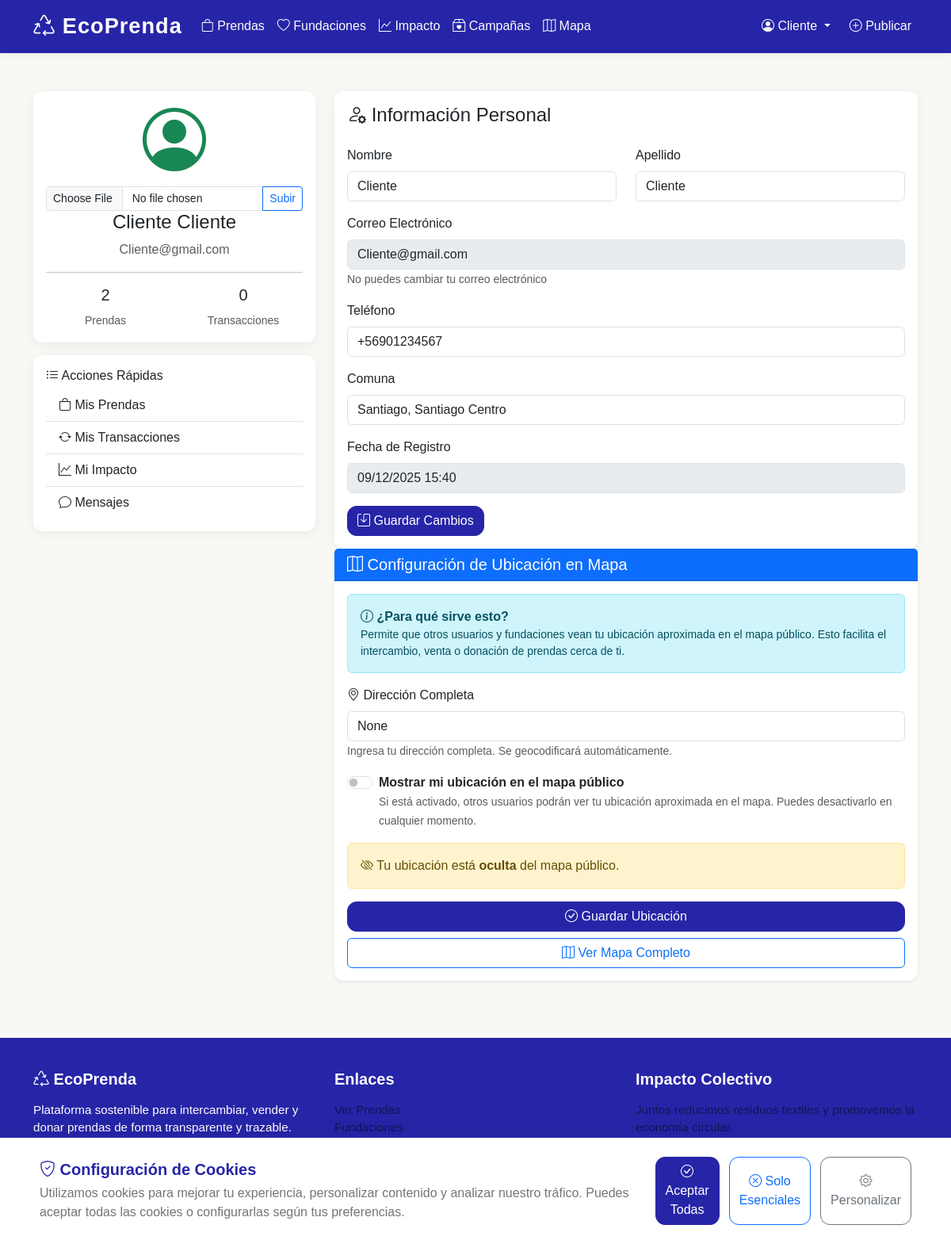
Page /perfil/ (signed in) on the earlier database version.
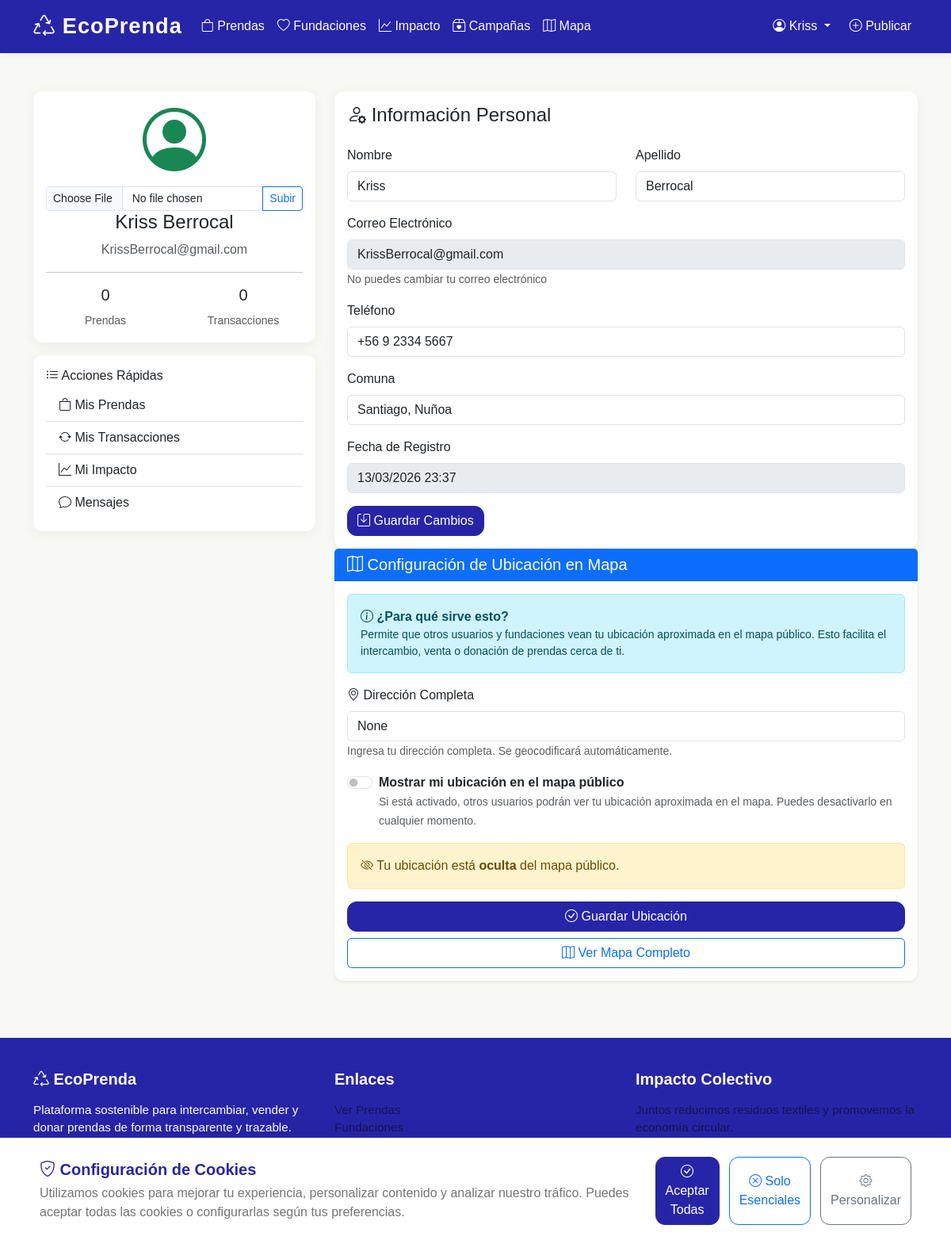
Same page on the later database version.
### App/models.py (models this page shows, shortened)
class Usuario(models.Model):
    id_usuario = models.AutoField(primary_key=True)
    nombre = models.CharField(max_length=100)
    apellido = models.CharField(max_length=100, blank=True, null=True)
    correo = models.EmailField(unique=True, max_length=120)  # Cambié a EmailField para validación automática.
    contrasena = models.CharField(max_length=100)
    telefono = models.CharField(max_length=20, blank=True, null=True)
    comuna = models.CharField(max_length=100, blank=True, null=True)
    fecha_registro = models.DateTimeField(default=timezone.now, blank=True, null=True)
    ROL_CHOICES = [
        ('CLIENTE', 'Cliente'),
        ('REPRESENTANTE_FUNDACION', 'Representante de Fundación'),
        ('MODERADOR', 'Moderador'),
        ('ADMINISTRADOR', 'Administrador'),
    ]
    rol = models.CharField(
        max_length=30,
        choices=ROL_CHOICES,
        default='CLIENTE',
        help_text='Rol del usuario en el sistema'
    )
    fundacion_asignada = models.ForeignKey(
        'Fundacion',
        on_delete=models.SET_NULL,  # Cambié de DO_NOTHING a SET_NULL para evitar huérfanos.
        null=True,
        blank=True,
        related_name='representantes',
        help_text='Fundación a la que representa (solo para representantes)'
    )
    imagen_usuario = models.ImageField(
        upload_to='usuarios/', blank=True, null=True, max_length=200,
        help_text='Imagen de perfil del usuario'
    )
    es_staff = models.BooleanField(default=False, help_text='Puede acceder al panel de administración')
    direccion = models.CharField(
        max_length=255,
        blank=True,
        null=True,
        help_text='Dirección completa del usuario'
    )
    lat = models.FloatField(
        blank=True,
        null=True,
        help_text='Latitud para ubicación en mapa'
    )
    lng = models.FloatField(
        blank=True,
        null=True,
        help_text='Longitud para ubicación en mapa'
    )
    mostrar_en_mapa = models.BooleanField(
        default=False,
        help_text='¿Permitir que mi ubicación sea visible en el mapa público?'
    )
    class Meta:
        db_table = 'usuario'
        indexes = [
            models.Index(fields=['rol']),  # Índice para consultas por rol.
            models.Index(fields=['correo']),  # Para búsquedas por email.
        ]

### App/views/auth.py (the view)
# urls.py: path('perfil/', views.perfil_usuario, name='perfil'),
@login_required_custom
def perfil_usuario(request):
    usuario = get_usuario_actual(request)
    if not usuario:
        return redirect('login')
    if request.method == 'POST':
        form = PerfilForm(request.POST, request.FILES, instance=usuario)
        if form.is_valid():
            if 'imagen_usuario' in request.FILES:
                imagen = request.FILES['imagen_usuario']
                es_valida, mensaje_error = validar_imagen(imagen)
                if not es_valida:
                    messages.error(request, mensaje_error or 'Imagen inválida. Solo JPG/PNG, máximo 5MB.')
                    return render(request, 'auth/perfil.html', {'usuario': usuario, 'form': form})
            try:
                form.save()
                messages.success(request, 'Perfil actualizado correctamente.')
                return redirect('perfil')
            except Exception as e:
                logger.error(f"Error actualizando perfil para usuario {usuario.id_usuario}: {e}")
                messages.error(request, 'Error interno. Intenta nuevamente.')
        else:
            for error in form.errors.values():
                messages.error(request, error)
    else:
        form = PerfilForm(instance=usuario)
    total_prendas = Prenda.objects.filter(user=usuario).count()  # Cambiado: 'user' en lugar de 'id_usuario'
    transacciones_realizadas = Transaccion.objects.filter(
        Q(user_origen=usuario) | Q(user_destino=usuario)  # Cambiado: 'user_origen' y 'user_destino'
    ).count()
    impactos = ImpactoAmbiental.objects.select_related('prenda').filter(prenda__user=usuario)  # Cambiado: 'prenda__user'
    impacto_personal = impactos.aggregate(
        total_carbono=Sum('carbono_evitar_kg'),
        total_energia=Sum('energia_ahorrada_kwh')
    )
    context = {
        'usuario': usuario,
        'total_prendas': total_prendas,
        'transacciones_realizadas': transacciones_realizadas,
        'impacto_personal': impacto_personal,
        'form': form,
    }
    return render(request, 'auth/perfil.html', context)

### App/forms.py
class PerfilForm(forms.ModelForm):
    class Meta:
        model = Usuario
        fields = ['nombre', 'apellido', 'telefono', 'comuna', 'imagen_usuario']

### App/views/auth.py (called while the page is built)
def get_usuario_actual(request):
    id_usuario = request.session.get('id_usuario')
    if id_usuario:
        try:
            return Usuario.objects.get(id_usuario=id_usuario)
        except Usuario.DoesNotExist:
            return None
    return None

### templates/auth/perfil.html (shortened to what the changed rows need)
{% extends 'base.html' %}
{% block content %}
<section class="py-5">
    <div class="container">
        <div class="row">
            <div class="col-md-4 mb-4">
                <div class="card">
                    <div class="card-body text-center">
                        {% if usuario.imagen_usuario %}
                        <img id="profile-photo" src="{{ usuario.imagen_usuario.url }}" alt="Foto de perfil" class="img-fluid rounded-circle mb-3" style="max-width: 150px;">
                        {% else %}
                        <i class="bi bi-person-circle display-1 text-success mb-3"></i>
                        {% endif %}
                        <form action="{% url 'actualizar_foto_perfil' %}" method="post" enctype="multipart/form-data" class="mt-2">
                            <div class="input-group input-group-sm justify-content-center">
                            </div>
                        </form>
                        <h4>{{ usuario.nombre }} {{ usuario.apellido }}</h4>
                        <p class="text-muted">{{ usuario.correo }}</p>
                        <hr>
                        <div class="row text-center">
                            <div class="col-6">
                                <h5>{{ total_prendas }}</h5>
                                <small class="text-muted">Prendas</small>
                            </div>
                            <div class="col-6">
                            </div>
                        </div>
                    </div>
                </div>
            </div>
            <div class="col-md-8">
                <div class="card">
                    <div class="card-body">
                        <form method="post" action="{% url 'perfil' %}" enctype="multipart/form-data">
                            <div class="row">
                                <div class="col-md-6 mb-3">
                                    <label for="nombre" class="form-label">Nombre</label>
                                    <input type="text" class="form-control" id="nombre" name="nombre"
                                           value="{{ usuario.nombre }}" required>
                                </div>
                                <div class="col-md-6 mb-3">
                                    <label for="apellido" class="form-label">Apellido</label>
                                    <input type="text" class="form-control" id="apellido" name="apellido"
                                           value="{{ usuario.apellido }}">
                                </div>
                            </div>
                            <div class="mb-3">
                                <label for="correo" class="form-label">Correo Electrónico</label>
                                <input type="email" class="form-control" id="correo"
                                       value="{{ usuario.correo }}" disabled>
                                <small class="text-muted">No puedes cambiar tu correo electrónico</small>
                            </div>
                            <div class="mb-3">
                                <label for="telefono" class="form-label">Teléfono</label>
                                <input type="tel" class="form-control" id="telefono" name="telefono"
                                       value="{{ usuario.telefono }}">
                            </div>
                            <div class="mb-3">
                                <label for="comuna" class="form-label">Comuna</label>
                                <input type="text" class="form-control" id="comuna" name="comuna"
                                       value="{{ usuario.comuna }}">
                            </div>
                            <div class="mb-3">
                                <label class="form-label">Fecha de Registro</label>
                                <input type="text" class="form-control"
                                       value="{{ usuario.fecha_registro|date:'d/m/Y H:i' }}" disabled>
                            </div>
                        </form>
                    </div>
                </div>
                <div class="card shadow-sm mb-4">
                    <div class="card-body">
                        <form method="POST" action="{% url 'actualizar_ubicacion_usuario' %}">
                            <div class="mb-3">
                                <label for="direccion" class="form-label">
                                    <i class="bi bi-geo-alt"></i> Dirección Completa
                                </label>
                                <input
                                    type="text"
                                    class="form-control"
                                    id="direccion"
                                    name="direccion"
                                    value="{{ usuario.direccion }}"
                                    placeholder="Ej: Av. Providencia 1234, Santiago, Chile"
                                    required
                                >
                                <small class="text-muted">
                                    Ingresa tu dirección completa. Se geocodificará automáticamente.
                                </small>
                            </div>
                            <div class="form-check form-switch mb-3">
                                <input
                                    class="form-check-input"
                                    type="checkbox"
                                    id="mostrar_en_mapa"
                                    name="mostrar_en_mapa"
                                >
                                <label class="form-check-label" for="mostrar_en_mapa">
                                    <strong>Mostrar mi ubicación en el mapa público</strong>
                                    <br>
                                    <small class="text-muted">
                                    </small>
                                </label>
                            </div>
                        </form>
                    </div>
                </div>
            </div>
        </div>
    </div>
</section>
{% endblock %}

### templates/base.html (shortened to what this page needs)
<!DOCTYPE html>
<html lang="es">
<head>
    {% load static %}
    <link href="https://cdn.jsdelivr.net/npm/bootstrap@5.3.0/dist/css/bootstrap.min.css" rel="stylesheet">
    <link rel="stylesheet" href="https://cdn.jsdelivr.net/npm/bootstrap-icons@1.10.0/font/bootstrap-icons.css">
    <link rel="stylesheet" href="{% static 'css/base.css' %}">
</head>
<body>
    <nav class="navbar navbar-expand-lg navbar-dark">
        <div class="container">
            <a class="navbar-brand" href="{% url 'home' %}">
                <i class="bi bi-recycle"></i> EcoPrenda
            </a>
            <div class="collapse navbar-collapse" id="navbarNav">
                <ul class="navbar-nav me-auto">
                    <li class="nav-item">
                        <a class="nav-link" href="{% url 'lista_prendas' %}">
                            <i class="bi bi-bag"></i> Prendas
                        </a>
                    </li>
                    <li class="nav-item">
                        <a class="nav-link" href="{% url 'lista_fundaciones' %}">
                            <i class="bi bi-heart"></i> Fundaciones
                        </a>
                    </li>
                    <li class="nav-item">
                        <a class="nav-link" href="{% url 'panel_impacto' %}">
                            <i class="bi bi-graph-up"></i> Impacto
                        </a>
                    </li>
                    <li class="nav-item">
                        <a class="nav-link" href="{% url 'campanas_solidarias' %}">
                            <i class="bi bi-box2-heart"></i> Campañas
                        </a>
                    </li>
                    <li class="nav-item">
                        <a class="nav-link" href="{% url 'mapa_fundaciones' %}">
                            <i class="bi bi-map"></i> Mapa
                        </a>
                    </li>
                </ul>
                <ul class="navbar-nav">
                    {% if usuario %}
                        <li class="nav-item dropdown">
                            <a class="nav-link dropdown-toggle" href="#" id="navbarDropdown" role="button" data-bs-toggle="dropdown">
                                <i class="bi bi-person-circle"></i> {{ usuario.nombre }}
                            </a>
                        </li>
                        <li class="nav-item">
                            <a class="nav-link btn btn-light btn-sm ms-2" href="{% url 'crear_prenda' %}">
                                <i class="bi bi-plus-circle"></i> Publicar
                            </a>
                        </li>
                    {% endif %}
                </ul>
            </div>
        </div>
    </nav>
    <main class="flex-grow-1">
        {% block content %}{% endblock %}
    </main>
    {% include 'cookies/cookie_banner.html' %}
    <footer>
        <div class="container">
            <div class="row">
                <div class="col-md-4">
                    <h5><i class="bi bi-recycle"></i> EcoPrenda</h5>
                    <p>Plataforma sostenible para intercambiar, vender y donar prendas de forma transparente y trazable.</p>
                </div>
                <div class="col-md-4">
                    <h5>Enlaces</h5>
                    <ul class="list-unstyled">
                        <li><a href="{% url 'lista_prendas' %}" class="text-black-50">Ver Prendas</a></li>
                        <li><a href="{% url 'lista_fundaciones' %}" class="text-black-50">Fundaciones</a></li>
                        <li><a href="{% url 'panel_impacto' %}" class="text-black-50">Impacto Ambiental</a></li>
                    </ul>
                </div>
                <div class="col-md-4">
                    <h5>Impacto Colectivo</h5>
                    <p class="text-black-50">Juntos reducimos residuos textiles y promovemos la economía circular.</p>
                </div>
            </div>
            <div class="text-center">
                <p class="mb-0">&copy; 2025 EcoPrendas. Todos los derechos reservados.</p>
            </div>
        </div>
    </footer>
</body>
</html>

Differences in the rows shown:
changed Usuario "None": nombre "Cliente" → "Kriss"; apellido "Cliente" → "Berrocal"; correo "Cliente@gmail.com" → "KrissBerrocal@gmail.com"; telefono "+56901234567" → "+56 9 2334 5667"; comuna "Santiago, Santiago Centro" → "Santiago, Nuñoa"; fecha_registro "09/12/2025 15:40" → "13/03/2026 23:37"
Other differences:
{{ total_prendas }}: "2" → "0"
